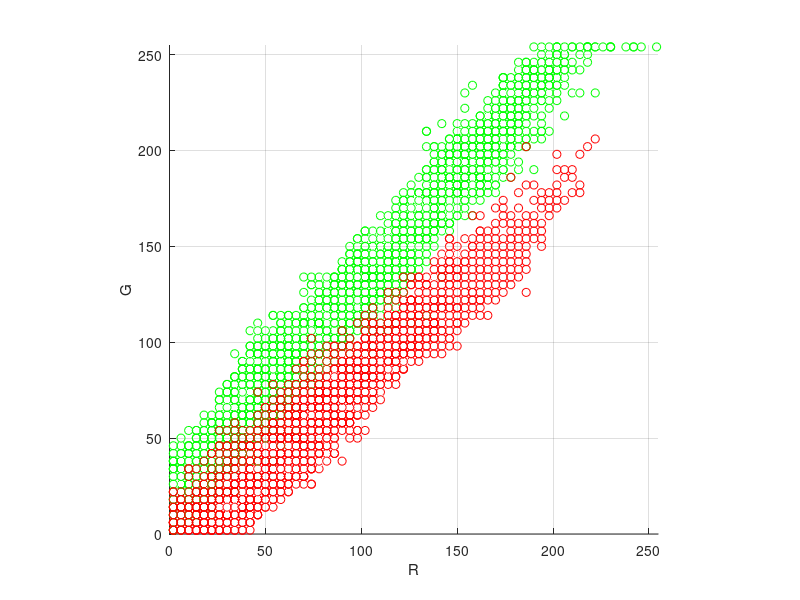

Reproduce this figure in MATLAB. (Note: this script raises an error after producing the figure.)
load('data-trunc.mat')
figure()
hold on
axis equal
scatter3(green(:,1), green(:,2), green(:,3), 'g')
scatter3(red(:,1), red(:,2), red(:,3),'r')
xlim([0 255])
ylim([0 255])
zlim([0 255])
xlabel('R')
ylabel('G')
zlabel('B')
grid on

ax = gca;
ax.XTick = 0:64:256;
ax.YTick = 0:64:256;
ax.ZTick = 0:64:256;

g = [0 255; 0 255];
b = [0 0; 255 255];


dirs = [
	[-1 1.3 0];
	[-1 0 1.3];
	[-0.15 -0.5 0.6];
]';
for dir=dirs
	r1 = -(dir(2)*g + dir(3)*b) / dir(1);
	surf(r1, g, b)
	alpha(.4)
	center = [128 128 128]';
	c_plane = center - dir*(dir'*center);
	
	q = quiver3(c_plane(1), c_plane(2), c_plane(3),...
		    64*dir(1), 64*dir(2), 64*dir(3),...
			'k');
	q.LineWidth = 2;
	q.MaxHeadSize = 8;
	
	fprintf('%.2fr + %.2fg + %.2fb > 0\n', dir(1), dir(2), dir(3))

end

view(60, 45)
